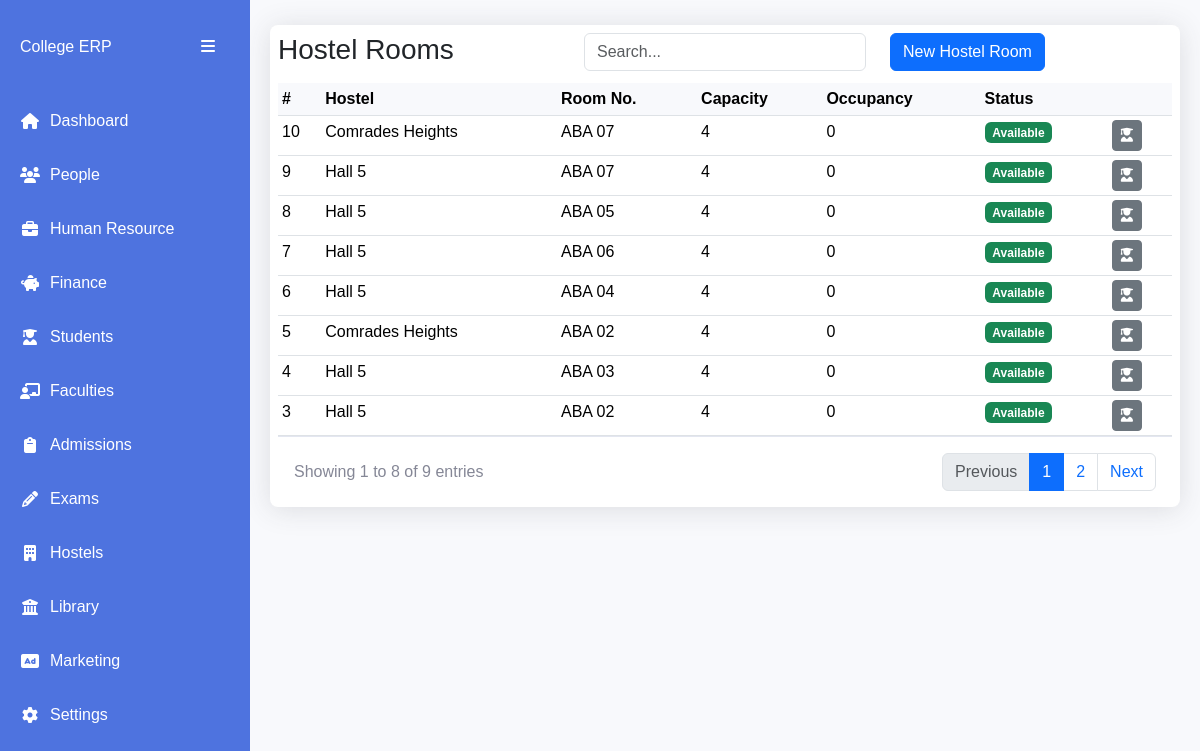
/hostels/hostel-rooms/, run on an earlier commit of the app's database.
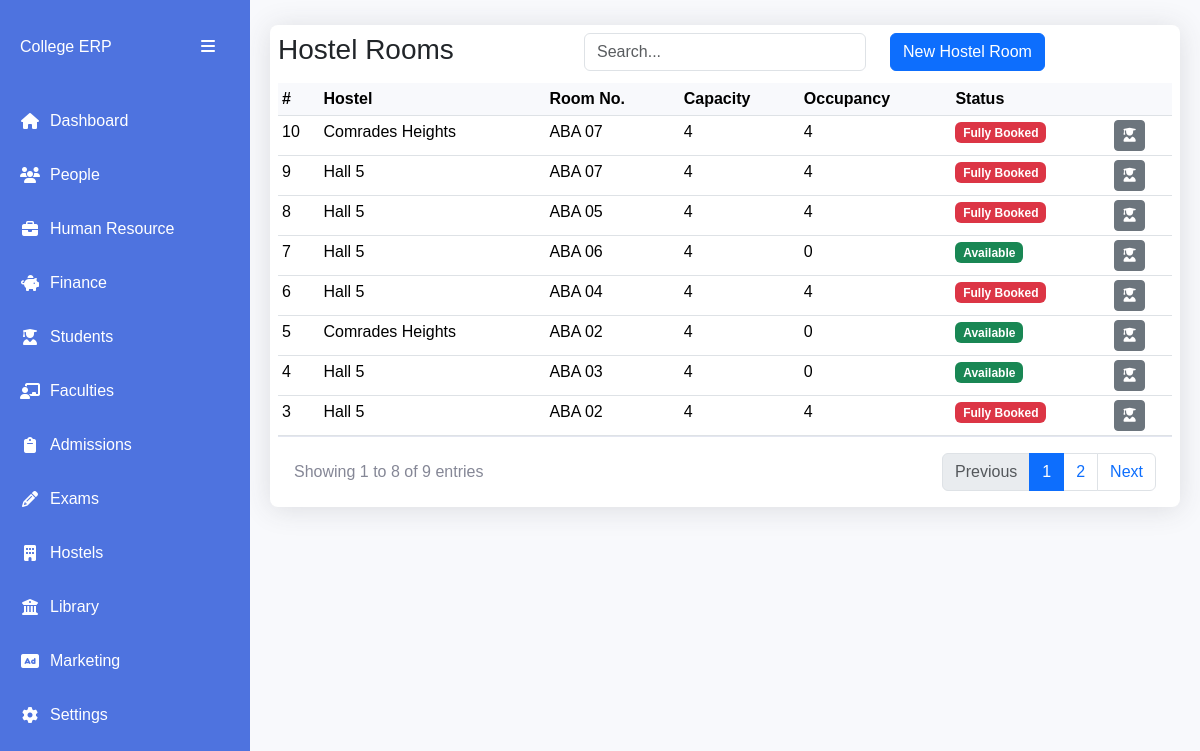
And on a later commit of the database.
### apps/hostels/models.py (models this page shows, shortened)
class HostelRoom(AbsoluteBaseModel):
    hostel = models.ForeignKey("hostels.Hostel", on_delete=models.CASCADE, null=True)
    room_number = models.CharField(max_length=255)
    room_capacity = models.IntegerField(default=1)
    students_assigned = models.IntegerField(default=0)
    def fully_booked(self):
        return True if self.students_assigned >= self.room_capacity else False

class Hostel(AbsoluteBaseModel):
    name = models.CharField(max_length=255)
    rooms = models.IntegerField(default=1)
    room_cost = models.DecimalField(max_digits=10, decimal_places=2, default=0)
    capacity = models.IntegerField(default=1)
    gender = models.CharField(max_length=255, choices=GENDER_CHOICES, null=True)
    campus = models.ForeignKey("core.Campus", on_delete=models.CASCADE, null=True)
    def __str__(self):
        return self.name

### apps/hostels/views.py (the view)
# urls.py: path("hostel-rooms/", HostelRoomsListView.as_view(), name="hostel-rooms"),
class HostelRoomsListView(ListView):
    model = HostelRoom
    template_name = "hostels/rooms/hostel_rooms.html"
    context_object_name = "hostel-rooms"
    paginate_by = 8
    def get_queryset(self):
        queryset = super().get_queryset()
        search_query = self.request.GET.get("search", "")
        if search_query:
            queryset = queryset.filter(
                Q(id__icontains=search_query)
                | Q(room_number__icontains=search_query)
                | Q(hostel__name__icontains=search_query)
            )
        return queryset.order_by("-created_on")
    def get_context_data(self, **kwargs):
        context = super().get_context_data(**kwargs)
        context["search_query"] = self.request.GET.get("search", "")
        context["hostels"] = hostels_list
        return context

### templates/hostels/rooms/hostel_rooms.html (shortened to what this page needs)
{% extends "base1.html" %}
{% block content %}
<div class="table-card">
      <div class="row py-2 px-2">
        <div class="col">
            <h3>Hostel Rooms</h3>
        </div>
        <div class="col">
            <input type="text" class="form-control" placeholder="Search..."
            id="searchInput" value="{{ search_query }}">
        </div>
        <div class="col">
          <button class="btn btn-primary" data-bs-toggle="modal" data-bs-target="#newHostelRoomModal">New Hostel Room</button>
        </div>
    </div>
<div class="table-container px-2">
  <table class="table data-table table-sm">
    <thead>
      <tr>
        <th scope="col">#</th>
        <th scope="col">Hostel</th>
        <th scope="col">Room No.</th>
        <th scope="col">Capacity</th>
        <th scope="col">Occupancy</th>
        <th scope="col">Status</th>
        <th scope="col"></th>
      </tr>
    </thead>
    <tbody>
      {% for room in page_obj %}
      <tr>
        <td>{{room.id}}</td>
        <td>{{room.hostel}}</td>
        <td>{{room.room_number}}</td>
        <td>{{room.room_capacity}}</td>
        <td>{{room.students_assigned}}</td>
        <td>{% if room.fully_booked %}<span class="badge text-bg-danger">Fully Booked</span>{% else %}<span class="badge text-bg-success">Available</span>{% endif %}</td>
        <td><a href="{% url 'room-occupants' room.id %}" class="btn btn-secondary btn-sm"><i class="fas fa-user-graduate"></i></a></td>
      </tr>
      {% endfor %}
    </tbody>
  </table>
  <div class="table-footer">
    <div class="page-info">
        Showing
        {{ page_obj.start_index }}
        to
        {{ page_obj.end_index }}
        of
        {{ paginator.count }}
        entries
    </div>
    {% if is_paginated %}
    <nav>
        <ul class="pagination mb-0">
            {% if page_obj.has_previous %}
            <li class="page-item">
                <a class="page-link" href="?page={{ page_obj.previous_page_number }}{% if search_query %}&search={{ search_query }}{% endif %}">
                    Previous
                </a>
            </li>
            {% else %}
            <li class="page-item disabled">
                <span class="page-link">Previous</span>
            </li>
            {% endif %}
            {% for num in paginator.page_range %}
            <li class="page-item {% if page_obj.number == num %}active{% endif %}">
                <a class="page-link" href="?page={{ num }}{% if search_query %}&search={{ search_query }}{% endif %}">
                    {{ num }}
                </a>
            </li>
            {% endfor %}
            {% if page_obj.has_next %}
            <li class="page-item">
                <a class="page-link" href="?page={{ page_obj.next_page_number }}{% if search_query %}&search={{ search_query }}{% endif %}">
                    Next
                </a>
            </li>
            {% else %}
            <li class="page-item disabled">
                <span class="page-link">Next</span>
            </li>
            {% endif %}
        </ul>
    </nav>
    {% endif %}
</div>
</div>
{% endblock content %}

What changed in the data, as far as the page shows it:
changed HostelRoom id 10: students_assigned "0" → "4"; students_assigned "Available" → "Fully Booked"
changed HostelRoom id 9: students_assigned "0" → "4"; students_assigned "Available" → "Fully Booked"
changed HostelRoom "ABA 05": students_assigned "0" → "4"; students_assigned "Available" → "Fully Booked"
changed HostelRoom "ABA 04": students_assigned "0" → "4"; students_assigned "Available" → "Fully Booked"
changed HostelRoom id 3: students_assigned "0" → "4"; students_assigned "Available" → "Fully Booked"
